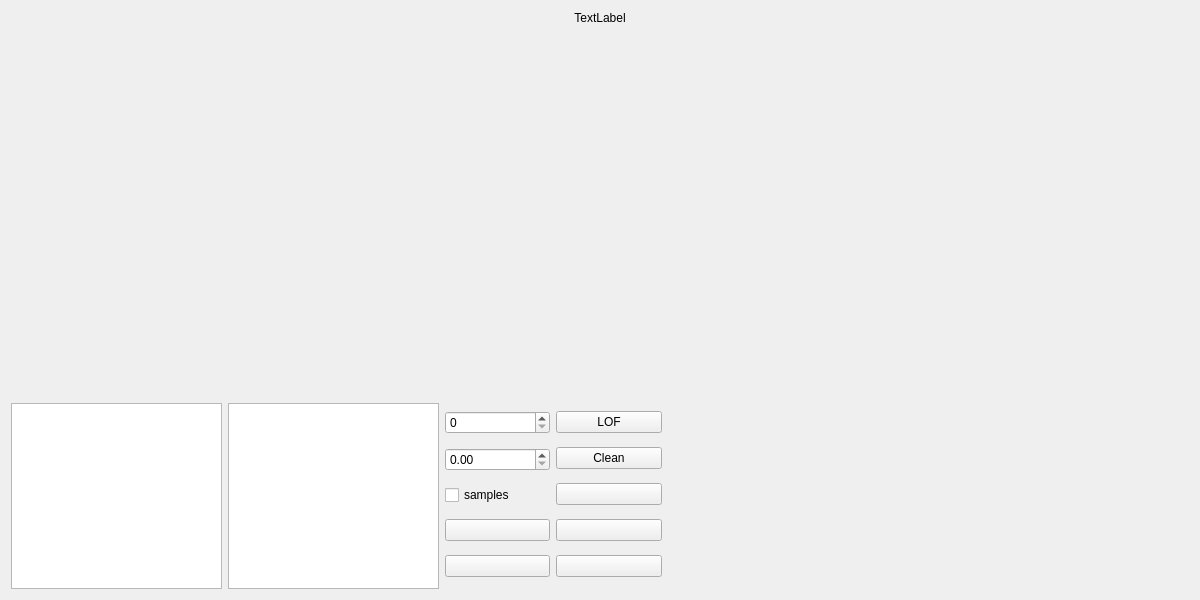
<?xml version="1.0" encoding="UTF-8"?>
<ui version="4.0">
 <class>LOF_form</class>
 <widget class="QWidget" name="LOF_form">
  <property name="geometry">
   <rect>
    <x>0</x>
    <y>0</y>
    <width>1200</width>
    <height>600</height>
   </rect>
  </property>
  <property name="windowTitle">
   <string>Поиск выбросов</string>
  </property>
  <layout class="QGridLayout" name="gridLayout_5" rowstretch="0,2,1">
   <item row="0" column="0">
    <widget class="QLabel" name="label_title_window">
     <property name="autoFillBackground">
      <bool>false</bool>
     </property>
     <property name="text">
      <string>TextLabel</string>
     </property>
     <property name="alignment">
      <set>Qt::AlignCenter</set>
     </property>
    </widget>
   </item>
   <item row="1" column="0">
    <layout class="QGridLayout" name="gridLayout">
     <item row="0" column="1">
      <layout class="QHBoxLayout" name="horizontalLayout_pca"/>
     </item>
     <item row="0" column="2">
      <layout class="QHBoxLayout" name="horizontalLayout_bar"/>
     </item>
     <item row="0" column="0">
      <layout class="QHBoxLayout" name="horizontalLayout_tsne"/>
     </item>
    </layout>
   </item>
   <item row="2" column="0">
    <layout class="QGridLayout" name="gridLayout_4" columnstretch="2,2,1,1,5">
     <item row="0" column="0">
      <widget class="QListWidget" name="listWidget_samples"/>
     </item>
     <item row="0" column="1">
      <widget class="QListWidget" name="listWidget_features"/>
     </item>
     <item row="0" column="2">
      <layout class="QGridLayout" name="gridLayout_3">
       <item row="0" column="0">
        <widget class="QSpinBox" name="spinBox_lof_n"/>
       </item>
       <item row="1" column="0">
        <widget class="QDoubleSpinBox" name="doubleSpinBox_label"/>
       </item>
       <item row="2" column="0">
        <widget class="QCheckBox" name="checkBox_samples">
         <property name="text">
          <string>samples</string>
         </property>
        </widget>
       </item>
       <item row="3" column="0">
        <widget class="QPushButton" name="pushButton_8">
         <property name="text">
          <string/>
         </property>
        </widget>
       </item>
       <item row="4" column="0">
        <widget class="QPushButton" name="pushButton_6">
         <property name="text">
          <string/>
         </property>
        </widget>
       </item>
      </layout>
     </item>
     <item row="0" column="3">
      <layout class="QGridLayout" name="gridLayout_2">
       <item row="0" column="0">
        <widget class="QPushButton" name="pushButton_lof">
         <property name="toolTip">
          <string>Пересчитать LOF</string>
         </property>
         <property name="text">
          <string>LOF</string>
         </property>
        </widget>
       </item>
       <item row="1" column="0">
        <widget class="QPushButton" name="pushButton_clean_lof">
         <property name="toolTip">
          <string>Убрать выбросы</string>
         </property>
         <property name="text">
          <string>Clean</string>
         </property>
        </widget>
       </item>
       <item row="2" column="0">
        <widget class="QPushButton" name="pushButton_9">
         <property name="text">
          <string/>
         </property>
        </widget>
       </item>
       <item row="3" column="0">
        <widget class="QPushButton" name="pushButton_7">
         <property name="text">
          <string/>
         </property>
        </widget>
       </item>
       <item row="4" column="0">
        <widget class="QPushButton" name="pushButton_5">
         <property name="text">
          <string/>
         </property>
        </widget>
       </item>
      </layout>
     </item>
     <item row="0" column="4">
      <spacer name="horizontalSpacer">
       <property name="orientation">
        <enum>Qt::Horizontal</enum>
       </property>
       <property name="sizeHint" stdset="0">
        <size>
         <width>40</width>
         <height>20</height>
        </size>
       </property>
      </spacer>
     </item>
    </layout>
   </item>
  </layout>
 </widget>
 <resources/>
 <connections/>
</ui>
